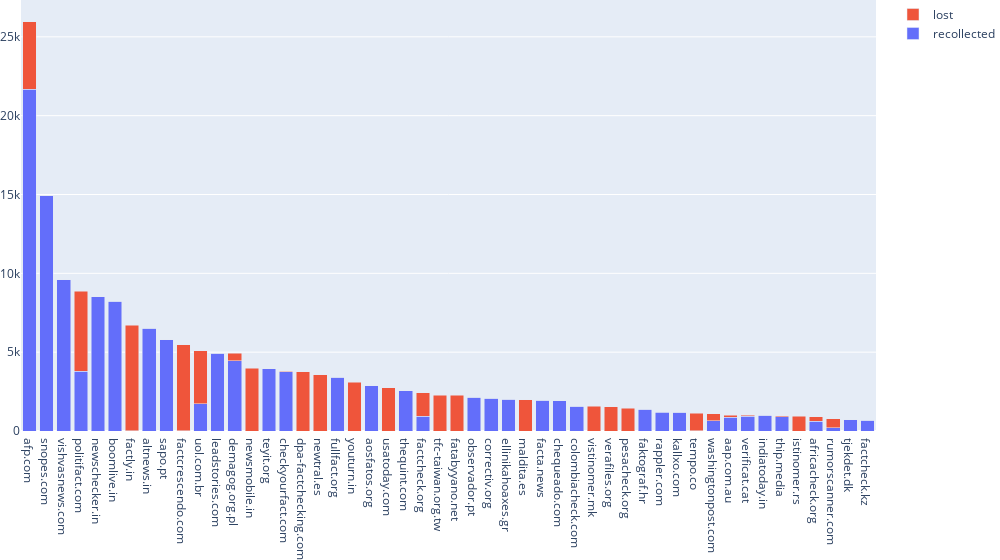

Notebook code for this chart:
### Code cell
# recollection stats
by_factchecker_filtered = [el for el in sorted(by_factchecker, key=lambda x: x['before'], reverse=True) if el['after'] > 100]
by_factchecker_filtered = sorted(by_factchecker, key=lambda x: x['before'], reverse=True)[:50]
fig = go.Figure(data=[
    go.Bar(name='recollected', x=[x['domain'] for x in by_factchecker_filtered], y=[x['after'] for x in by_factchecker_filtered]),
    go.Bar(name='lost', x=[x['domain'] for x in by_factchecker_filtered], y=[x['before'] - x['after'] for x in by_factchecker_filtered]),
])
# Change the bar mode
fig.update_layout(
    barmode='stack',
    width=1000,
    margin=dict(l=0, r=0, t=0, b=0),
)
fig.show()
fig.write_image('recollection_stats.pdf')
_ = [print(f"{el['domain']} & {el['after'] / el['before'] * 100:.2f}\% & {el['before']} \\\\") for el in by_factchecker_filtered]
avg_recollection_perc = sum([el['after'] / el['before'] for el in by_factchecker_filtered]) / len(by_factchecker_filtered)
print(avg_recollection_perc)

### Figure 1 — Plotly figure (JSON) as saved in the notebook; plotly's stock layout.template omitted (floating-point values rounded to 4 significant figures)
{"data": [{"name": "recollected", "type": "bar", "x": ["afp.com", "snopes.com", "vishvasnews.com", "politifact.com", "newschecker.in", "boomlive.in", "factly.in", "altnews.in", "sapo.pt", "factcrescendo.com", "uol.com.br", "leadstories.com", "demagog.org.pl", "newsmobile.in", "teyit.org", "checkyourfact.com", "dpa-factchecking.com", "newtral.es", "fullfact.org", "youturn.in", "aosfatos.org", "usatoday.com", "thequint.com", "factcheck.org", "tfc-taiwan.org.tw", "fatabyyano.net", "observador.pt", "correctiv.org", "ellinikahoaxes.gr", "maldita.es", "facta.news", "chequeado.com", "colombiacheck.com", "vistinomer.mk", "verafiles.org", "pesacheck.org", "faktograf.hr", "rappler.com", "kallxo.com", "tempo.co", "washingtonpost.com", "aap.com.au", "verificat.cat", "indiatoday.in", "thip.media", "istinomer.rs", "africacheck.org", "rumorscanner.com", "tjekdet.dk", "factcheck.kz"], "y": [21661, 14924, 9585, 3789, 8500, 8242, 8, 6512, 5776, 4, 1724, 4922, 4441, 0, 3942, 3767, 0, 0, 3395, 0, 2868, 0, 2556, 925, 0, 0, 2153, 2082, 2014, 0, 1938, 1913, 1579, 0, 0, 0, 1364, 1197, 1182, 8, 665, 875, 923, 999, 904, 0, 613, 198, 706, 668]}, {"name": "lost", "type": "bar", "x": ["afp.com", "snopes.com", "vishvasnews.com", "politifact.com", "newschecker.in", "boomlive.in", "factly.in", "altnews.in", "sapo.pt", "factcrescendo.com", "uol.com.br", "leadstories.com", "demagog.org.pl", "newsmobile.in", "teyit.org", "checkyourfact.com", "dpa-factchecking.com", "newtral.es", "fullfact.org", "youturn.in", "aosfatos.org", "usatoday.com", "thequint.com", "factcheck.org", "tfc-taiwan.org.tw", "fatabyyano.net", "observador.pt", "correctiv.org", "ellinikahoaxes.gr", "maldita.es", "facta.news", "chequeado.com", "colombiacheck.com", "vistinomer.mk", "verafiles.org", "pesacheck.org", "faktograf.hr", "rappler.com", "kallxo.com", "tempo.co", "washingtonpost.com", "aap.com.au", "verificat.cat", "indiatoday.in", "thip.media", "istinomer.rs", "africacheck.org", "rumorscanner.com", "tjekdet.dk", "factcheck.kz"], "y": [4309, 0, 0, 5086, 0, 2, 6712, 0, 0, 5465, 3361, 0, 477, 3984, 1, 33, 3746, 3554, 0, 3104, 1, 2742, 1, 1514, 2263, 2260, 0, 0, 1, 1994, 10, 2, 1, 1559, 1534, 1448, 0, 20, 0, 1129, 429, 129, 79, 0, 78, 950, 285, 566, 5, 23]}], "layout": {"barmode": "stack", "margin": {"b": 0, "l": 0, "r": 0, "t": 0}, "width": 1000}}
